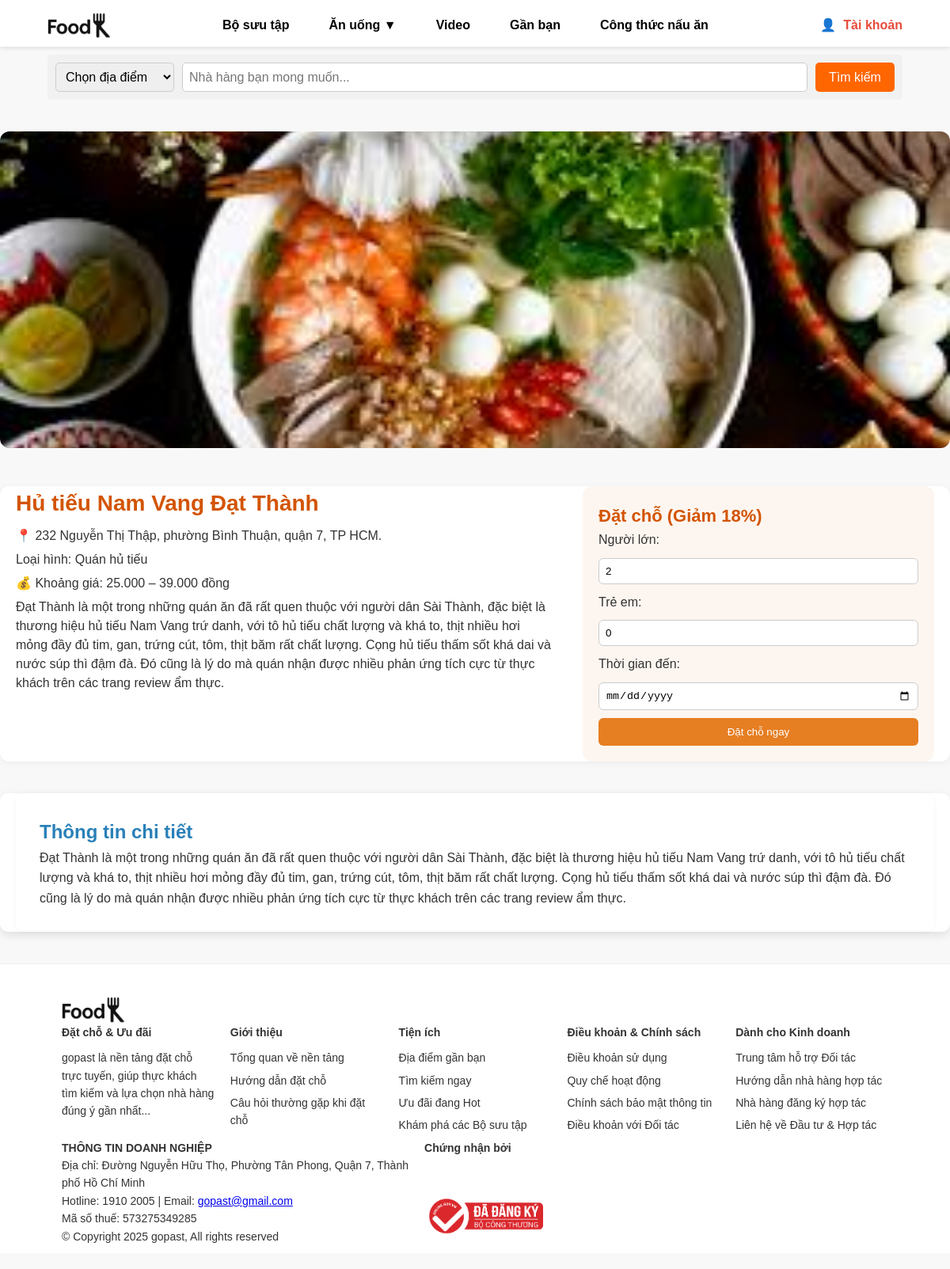
The app's page /an_uongV2.php?id=27 with its own data.
### tables this page shows
CREATE TABLE `diadiem_anuong` (
  `id` int(11) NOT NULL,
  `ten` varchar(255) NOT NULL,
  `dia_chi` text NOT NULL,
  `loai_hinh` varchar(100) DEFAULT NULL,
  `khoang_gia` varchar(100) DEFAULT NULL,
  `mo_ta` text DEFAULT NULL,
  `hinh_anh` varchar(255) DEFAULT NULL,
  `ngay_them` timestamp NOT NULL DEFAULT current_timestamp()
);

### an_uongV2.php (the view, shortened to what this page needs)
<?php
require_once 'config/database.php';
$diadiem_id = isset($_GET['id']) ? (int)$_GET['id'] : 0;
$sql_diadiem = "SELECT * FROM diadiem_anuong WHERE id = ?";
$stmt = $conn->prepare($sql_diadiem);
$stmt->execute([$diadiem_id]);
$diadiem = $stmt->fetch(PDO::FETCH_ASSOC);
include_once 'includes/header.php';
?>
<!DOCTYPE html>
<html lang="vi">
<head>
</head>
<body>
    <div class="diadiem-banner" style="max-width:1235px; margin:0 auto;">
        <img src="<?php echo htmlspecialchars($diadiem['hinh_anh']); ?>" alt="<?php echo htmlspecialchars($diadiem['ten']); ?>" style="width:100%; max-height:400px; object-fit:cover; border-radius:12px;" />
    </div>
    <div class="info-booking-container" style="max-width:1235px; margin:40px auto; padding:0 20px;">
        <div class="diadiem-info">
            <h2><?php echo htmlspecialchars($diadiem["ten"]); ?></h2>
            <p>📍 <?php echo htmlspecialchars($diadiem["dia_chi"]); ?></p>
            <p>Loại hình: <?php echo htmlspecialchars($diadiem["loai_hinh"]); ?></p>
            <p>💰 Khoảng giá: <?php echo htmlspecialchars($diadiem["khoang_gia"]); ?></p>
            <p><?php echo nl2br(htmlspecialchars($diadiem["mo_ta"])); ?></p>
        </div>
        <div class="booking-section">
            <h3>Đặt chỗ (Giảm 18%)</h3>
            <form method="POST" action="">
                <label>Người lớn:</label>
                <input type="number" name="adults" value="2" />
                <label>Trẻ em:</label>
                <input type="number" name="children" value="0" />
                <label>Thời gian đến:</label>
                <input type="date" name="date" />
                <button type="submit">Đặt chỗ ngay</button>
            </form>
        </div>
    </div>
    <div class="content-container">
        <div class="content-section">
            <h2>Thông tin chi tiết</h2>
            <p><?php echo nl2br(htmlspecialchars($diadiem['mo_ta'])); ?></p>
        </div>
    </div>
<?php include_once 'includes/footer.php'; ?>
</body>
</html>

### static/Lv2/css/header.css (style rules this page uses)
* { margin: 0; padding: 0; box-sizing: border-box; }
body { font-family: Arial, sans-serif; background-color: #f8f8f8; }
img { width: 100%; height: 100%; object-fit: contain; }
html, body { height: 100%; margin: 0; }

### assets/css/style.css (style rules this page uses)
* { margin: 0; padding: 0; box-sizing: border-box; }
body { font-family: Arial, sans-serif; background-color: #fff; }

### assets/css/login.css (style rules this page uses)
body { font-family: Arial, sans-serif; margin: 0; padding: 0; background-color: #f8f8f8; }

### assets/css/forgot.css (style rules this page uses)
body { font-family: Arial, sans-serif; margin: 0; padding: 0; background-color: #f8f8f8; }

### assets/css/register.css (style rules this page uses)
body { font-family: Arial, sans-serif; margin: 0; padding: 0; background-color: #f8f8f8; }

### assets/css/CongThucV2.css (style rules this page uses)
* { box-sizing: border-box; margin: 0; padding: 0; }
body { font-family: "Poppins", sans-serif; background-color: #f5f5f5; color: #333; line-height: 1.6; }

### static/Lv2/css/style_anuong.css (style rules this page uses)
body { font-family: sans-serif; margin: 0; padding: 0; }

### static/Lv2/css/style_congthuc.css (style rules this page uses)
body { font-family: "Segoe UI", "Arial", sans-serif; margin: 0; padding: 0; line-height: 1.6; background-color: #f5f5f5; color: #333; }

### static/Lv2/css/style_video.css (style rules this page uses)
* { box-sizing: border-box; margin: 0; padding: 0; }
html, body { margin: 0; padding: 0; }
body { font-family: "Segoe UI", "Arial", sans-serif; margin: 0; padding: 0; line-height: 1.6; background-color: #f5f5f5; color: #333; }
.content-container { max-width: 1200px; margin: 0 auto; padding: 20px; background-color: #ffffff; border-radius: 10px; box-shadow: 0 4px 12px rgba(0, 0, 0, 0.1); }

### an_uongV2.php (style rules this page uses)
body { font-family: Arial, sans-serif; margin: 0; background: #f8f8f8; color: #333; }
h2, h3 { color: #d35400; }
.diadiem-banner img { border-radius: 12px; }
.info-booking-container { display: flex; flex-wrap: wrap; gap: 40px; background: #fff; padding: 30px; border-radius: 12px; box-shadow: 0 2px 10px rgba(0,0,0,0.05); }
.diadiem-info { flex: 1 1 55%; }
.diadiem-info h2 { margin-top: 0; font-size: 28px; }
.diadiem-info p { margin: 6px 0; line-height: 1.5; }
.booking-section { flex: 1 1 35%; background: #fdf6f0; padding: 20px; border-radius: 12px; }
.booking-section h3 { margin-top: 0; font-size: 22px; }
.booking-section form { display: flex; flex-direction: column; gap: 10px; }
.booking-section input[type="number"], .booking-section input[type="date"] { padding: 8px; border: 1px solid #ccc; border-radius: 6px; }
.booking-section button { padding: 10px; background-color: #e67e22; color: white; border: none; border-radius: 6px; cursor: pointer; transition: background-color 0.3s; }
.content-container { max-width: 1235px; margin: 40px auto; padding: 0 20px; }
.content-section { background: #fff; padding: 30px; border-radius: 12px; margin-bottom: 30px; box-shadow: 0 1px 6px rgba(0,0,0,0.04); }
.content-section h2 { margin-top: 0; font-size: 24px; color: #2980b9; }
.content-section p { font-size: 16px; line-height: 1.6; }

### records on screen
diadiem_anuong: hinh_anh (picture), ten "Hủ tiếu Nam Vang Đạt Thành", dia_chi "232 Nguyễn Thị Thập, phường Bình Thuận, quận 7, TP HCM.", loai_hinh "Quán hủ tiếu", khoang_gia "25.000 – 39.000 đồng", mo_ta "Đạt Thành là một trong những quán ăn đã rất quen thuộc với người dân Sài Thành, đặc biệt là thương hiệu hủ tiếu Nam Vang trứ danh, với tô hủ tiếu chất lượng và khá to, thịt nhiều hơi mỏng đầy đủ tim, gan, trứng cút, tôm, thịt băm rất chất lượng. Cọng hủ tiếu thấm sốt khá dai và nước súp thì đậm đà. Đó cũng là lý do mà quán nhận được nhiều phản ứng tích cực từ thực khách trên các trang review ẩm thực."
